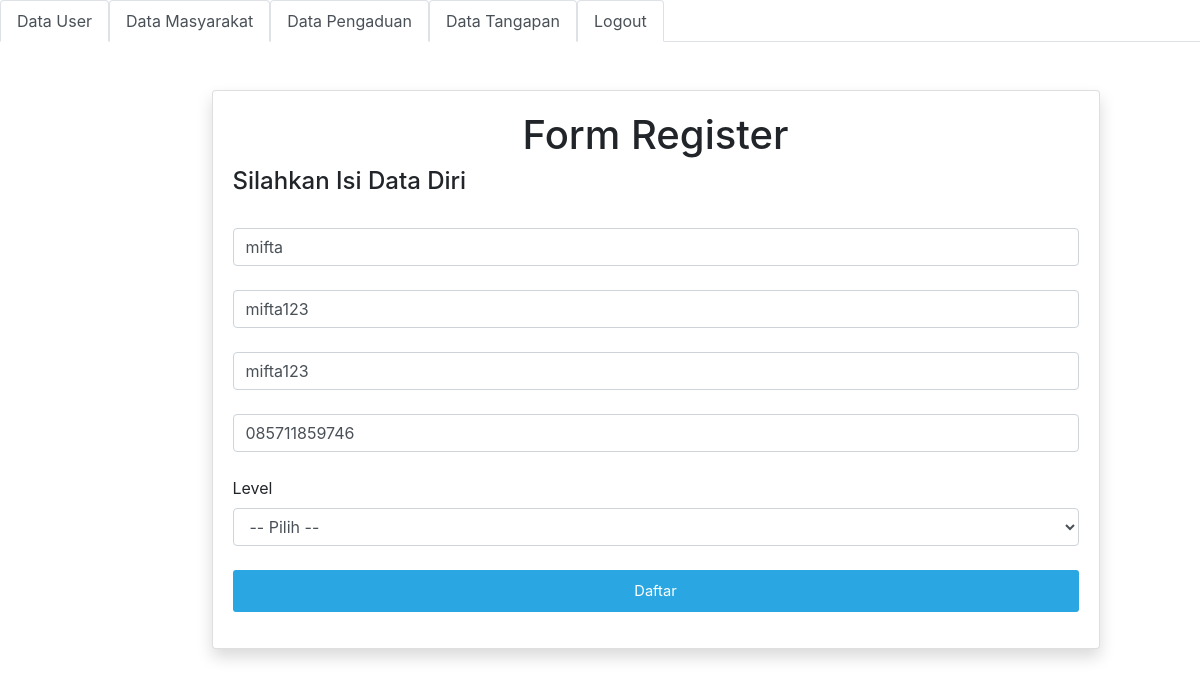
The app's page /admin/edit_user.php?id_petugas=1 with its own data.
### tables this page shows
CREATE TABLE `petugas` (
  `id_petugas` int(11) NOT NULL,
  `nama_petugas` varchar(35) NOT NULL,
  `username` varchar(35) NOT NULL,
  `password` varchar(32) NOT NULL,
  `telp` varchar(13) NOT NULL,
  `level` enum('admin','petugas') NOT NULL
);

### admin/edit_user.php (the view, shortened to what this page needs)
<?php
include '../admin/sidebar.php';
include '../koneksi.php';
?><!DOCTYPE html>
<html lang="en">
<head>
    <link rel="stylesheet" href="../assets/css/bootstrap.min.css">
</head>
<body>
    <div class="container">
        <div class="card shadow mt-5" style="position: relative; width:80%; margin-left:15%">
            <div class="card-body">
                <center><h1>Form Register</h1></center>
                <h4>Silahkan Isi Data Diri</h4>
                <br/>
                <?php
                $id_petugas = $_GET['id_petugas'];
                $query = mysqli_query($koneksi, "SELECT * FROM petugas WHERE id_petugas = '$id_petugas'");
                while($data = mysqli_fetch_assoc($query))
                {
                    $nama = $data['nama_petugas'];
                    $username = $data['username'];
                    $password = $data['password'];
                    $telp = $data['telp'];
                }
                ?>
                <form action="../admin/proses_edit_user.php" method="post">
                    <input type="text" class="form-control" name="nama_petugas" id="nama_petugas" placeholder="Nama.." value="<?= $nama ?>"><br/>
                    <input type="text" class="form-control" name="username" id="username" placeholder="Username.." value="<?= $username ?>"><br/>
                    <input type="text" class="form-control" name="password" id="password" placeholder="Password.." value="<?= $password ?>"><br/>
                    <input type="text" class="form-control" name="telp" id="telp" placeholder="No Telpon.." value="<?= $telp ?>"><br/>
                    <label for="">Level</label>
                    <select name="level" id="" class="form-control">
                        <option value="">-- Pilih --</option>
                    </select><br/>
                    <input type="submit" class="tombol_login" value="Daftar" name="" id="">
                </form>
            </div>
        </div>
    </div>
</body>
</html>

### admin/edit_user.php (style rules this page uses)
.tombol_login { background: #2aa7e2; color: white; font-size: 11pt; width: 100%; border: none; border-radius: 3px; padding: 10px 20px; }

### records on screen
petugas: nama_petugas "mifta", username "mifta123", password "mifta123", telp "085711859746"
